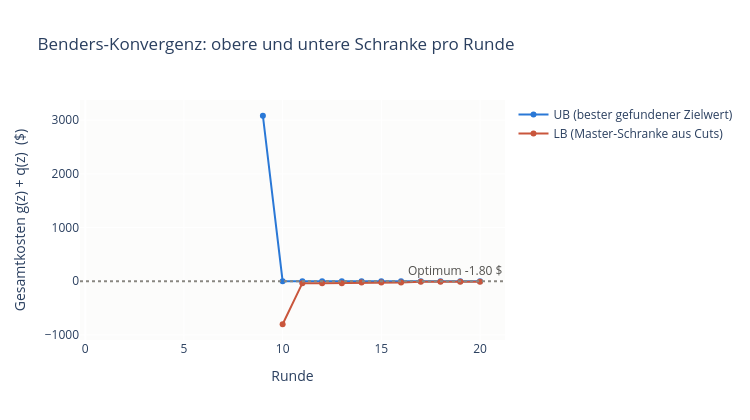

Notebook cell for this chart:
### Code cell
rounds_x = [r.round for r in loop.rounds]
fig = go.Figure()
fig.add_scatter(x=rounds_x, y=[r.ub if np.isfinite(r.ub) else None for r in loop.rounds],
                mode="lines+markers", name="UB (bester gefundener Zielwert)",
                line=dict(color="#2a78d6"))
fig.add_scatter(x=rounds_x, y=[r.lb if np.isfinite(r.lb) else None for r in loop.rounds],
                mode="lines+markers", name="LB (Master-Schranke aus Cuts)",
                line=dict(color="#c9563c"))
fig.add_hline(y=loop.best_value, line_dash="dot", line_color="#898781",
              annotation_text=f"Optimum {loop.best_value:.2f} $",
              annotation_font_color="#52514e")
fig.update_layout(
    title="Benders-Konvergenz: obere und untere Schranke pro Runde",
    xaxis_title="Runde", yaxis_title="Gesamtkosten g(z) + q(z)  ($)",
    width=750, height=420, plot_bgcolor="#fcfcfb",
)
fig.show()

### Figure 1 — Plotly figure (JSON) as saved in the notebook; plotly's stock layout.template omitted (floating-point values rounded to 4 significant figures)
{"data": [{"line": {"color": "#2a78d6"}, "mode": "lines+markers", "name": "UB (bester gefundener Zielwert)", "type": "scatter", "x": [1, 2, 3, 4, 5, 6, 7, 8, 9, 10, 11, 12, 13, 14, 15, 16, 17, 18, 19, 20], "y": [null, null, null, null, null, null, null, null, 3082.0, 0, 0, 0, -1.796, -1.796, -1.796, -1.796, -1.796, -1.796, -1.796, -1.796]}, {"line": {"color": "#c9563c"}, "mode": "lines+markers", "name": "LB (Master-Schranke aus Cuts)", "type": "scatter", "x": [1, 2, 3, 4, 5, 6, 7, 8, 9, 10, 11, 12, 13, 14, 15, 16, 17, 18, 19, 20], "y": [null, null, null, null, null, null, null, null, null, -802.5, -37.5, -37.5, -37.5, -25, -25, -25, -12.5, -12.5, -12.5, -12.5]}], "layout": {"annotations": [{"font": {"color": "#52514e"}, "showarrow": false, "text": "Optimum -1.80 $", "x": 1, "xanchor": "right", "xref": "x domain", "y": -1.796, "yanchor": "bottom", "yref": "y"}], "height": 420, "plot_bgcolor": "#fcfcfb", "shapes": [{"line": {"color": "#898781", "dash": "dot"}, "type": "line", "x0": 0, "x1": 1, "xref": "x domain", "y0": -1.796, "y1": -1.796, "yref": "y"}], "title": {"text": "Benders-Konvergenz: obere und untere Schranke pro Runde"}, "width": 750, "xaxis": {"title": {"text": "Runde"}}, "yaxis": {"title": {"text": "Gesamtkosten g(z) + q(z)  ($)"}}}}
